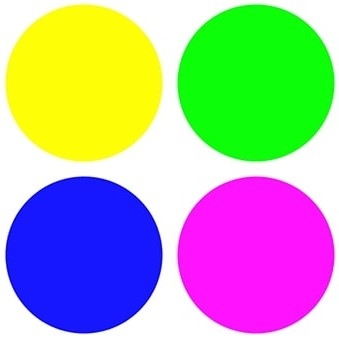
#> input picture imgs/1.jpg, 339 x 338 px
$ python imagesMeans.py imgs/1.jpg 5 5
#> lines starting #> are read from the running program, lines starting #| are printed output that depends on the picture
### src/kmeans.py
import matplotlib.pyplot as plt
import pandas as pd
import numpy as np

def kmeans(data: pd.DataFrame, nClusters=3, maxIters=300):
    centroids = data.sample(n=nClusters, replace=True).to_numpy()
    dists = [None for _ in range(0, nClusters)]
    assigned = np.random.randint(0, nClusters, data.shape[0])
    data = data.copy()

    print("Centroides iniciales")
    print(centroids)

    for _ in range(0, maxIters):
        oldCentroids = centroids.copy()
        for k in range(0, nClusters):
            dists[k] = np.sqrt((data.sub(centroids[k]).sum(axis=1)) ** 2)
        assigned = np.array(dists).argmin(axis=0)

        for k in range(0, nClusters):
            cluster = data[assigned == k]
            if (cluster.size == 0):
                continue

            centroids[k] = cluster.mean(axis=0)

        if (np.array_equal(oldCentroids, centroids)):
            print("Centroides convergen")
            break

    data["k"] = assigned
    return (data, centroids)

### imagesMeans.py
import matplotlib.pyplot as plt
import pandas as pd
from sys import argv

from src.kmeans import kmeans
from random import seed
from PIL import Image

def img_to_df(pixels):
    return pd.DataFrame(pixels, columns=["R","G","B"])

seed(5)
path = argv[1]
ks = int(argv[2])
its = int(argv[3])

im = Image.open(path)
#> im is the input picture: PIL image 339x338 RGB; mean R, G, B 173.5, 174.7, 169.7
imDf = img_to_df(list(im.getdata()))
#> imDf = table of 114582 rows and 3 columns
imass, imcent = kmeans(imDf, ks, its)
#> imass = table of 114582 rows and 4 columns; imcent = [[23, 35, 241], [253, 253, 251], [14, 12, 173], [250, 138, 131], [12, 246, 15]]
impal = imass['k'].apply(lambda k: tuple(imcent[k])).to_numpy().reshape(im.size[1], im.size[0])

print("Centroides")
print(imcent)
#| [[ 23  35 241]
#|  [253 253 251]
#|  [ 14  12 173]
#|  [250 138 131]
#|  [ 12 246  15]]

for gn, gl in imass.groupby(["k"]):
    print(f'Asignados a centroide {tuple(imcent[gn[0]])}: {gl.shape[0]}')
#> this loop made 5 passes
#> (gn, gl) on passes 1 to 5: ((0,), table of 19286 rows and 4 columns), ((1,), table of 36505 rows and 4 columns), ((2,), table of 494 rows and 4 columns), ((3,), table of 39610 rows and 4 columns), ((4,), table of 18687 rows and 4 columns)
#| Asignados a centroide (23, 35, 241): 19286
#| Asignados a centroide (253, 253, 251): 36505
#| Asignados a centroide (14, 12, 173): 494
#| Asignados a centroide (250, 138, 131): 39610
#| Asignados a centroide (12, 246, 15): 18687

plt.imshow(impal.tolist())
plt.savefig(f'im_k{ks}_its{its}.jpg')
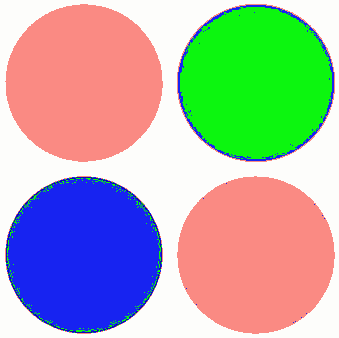
#> shown: shape (338, 339, 3); mean R, G, B 172.9, 174.4, 169
plt.show()

$ run again, on imgs/im1_k10_its300.jpg
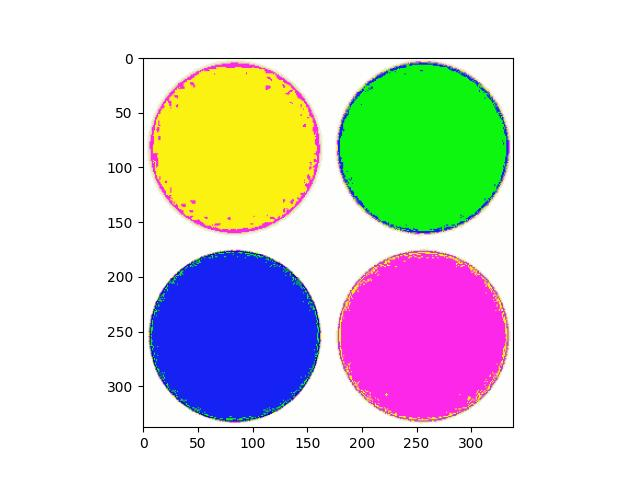
#> input picture imgs/im1_k10_its300.jpg, 640 x 480 px
#> im is the input picture: PIL image 640x480 RGB; mean R, G, B 215.9, 216.6, 214
#> imDf = table of 307200 rows and 3 columns
#> imass = table of 307200 rows and 4 columns; imcent = [[244, 239, 234], [25, 129, 123], [253, 253, 251], [254, 254, 254], [247, 140, 131]]
#| [[244 239 234]
#|  [ 25 129 123]
#|  [253 253 251]
#|  [254 254 254]
#|  [247 140 131]]
#> the loop `for gn, gl in imass.groupby(["k"]):` made 5 passes
#> (gn, gl) on passes 1 to 5: ((0,), table of 11314 rows and 4 columns), ((1,), table of 50159 rows and 4 columns), ((2,), table of 31077 rows and 4 columns), ((3,), table of 168664 rows and 4 columns), ((4,), table of 45986 rows and 4 columns)
#> (printed output is left out)
#> `plt.savefig(f'im_k{ks}_its{its}.jpg')`:
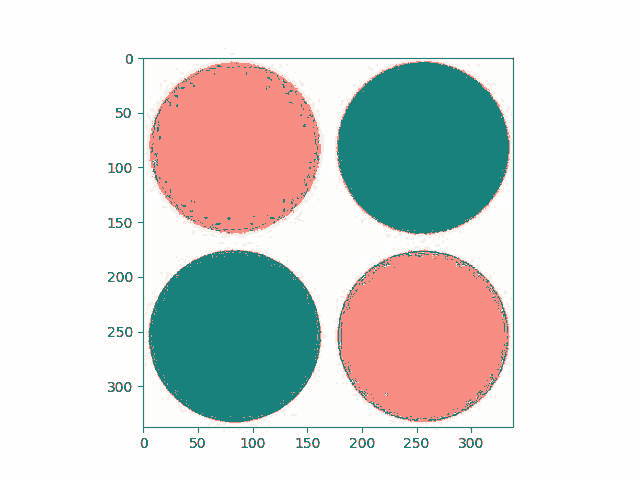
#> shown: shape (480, 640, 3); mean R, G, B 215.1, 215.9, 213.2

$ run again, on imgs/im1_k2_its300.jpg
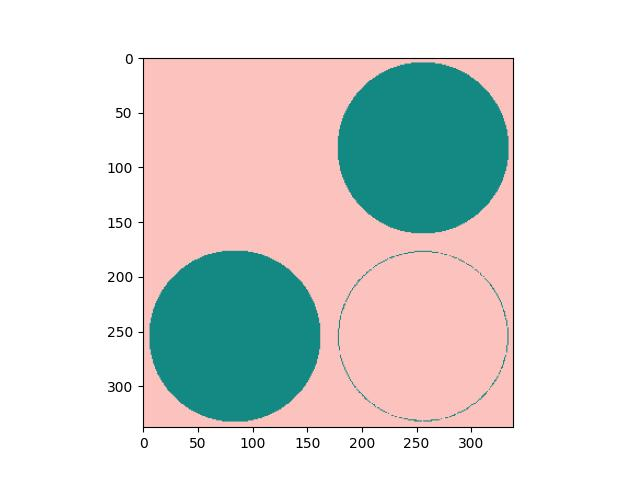
#> input picture imgs/im1_k2_its300.jpg, 640 x 480 px
#> im is the input picture: PIL image 640x480 RGB; mean R, G, B 216, 217.1, 215
#> imDf = table of 307200 rows and 3 columns
#> imass = table of 307200 rows and 4 columns; imcent = [[244, 238, 238], [249, 194, 190], [252, 252, 251], [254, 254, 254], [22, 130, 124]]
#| [[244 238 238]
#|  [249 194 190]
#|  [252 252 251]
#|  [254 254 254]
#|  [ 22 130 124]]
#> the loop `for gn, gl in imass.groupby(["k"]):` made 5 passes
#> (gn, gl) on passes 1 to 5: ((0,), table of 2759 rows and 4 columns), ((1,), table of 89601 rows and 4 columns), ((2,), table of 4557 rows and 4 columns), ((3,), table of 161076 rows and 4 columns), ((4,), table of 49207 rows and 4 columns)
#> (printed output is left out)
#> `plt.savefig(f'im_k{ks}_its{its}.jpg')`:
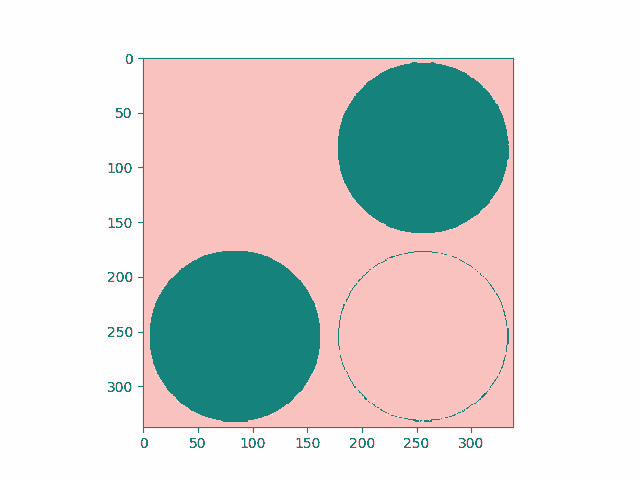
#> shown: shape (480, 640, 3); mean R, G, B 215.3, 216.5, 214.3
